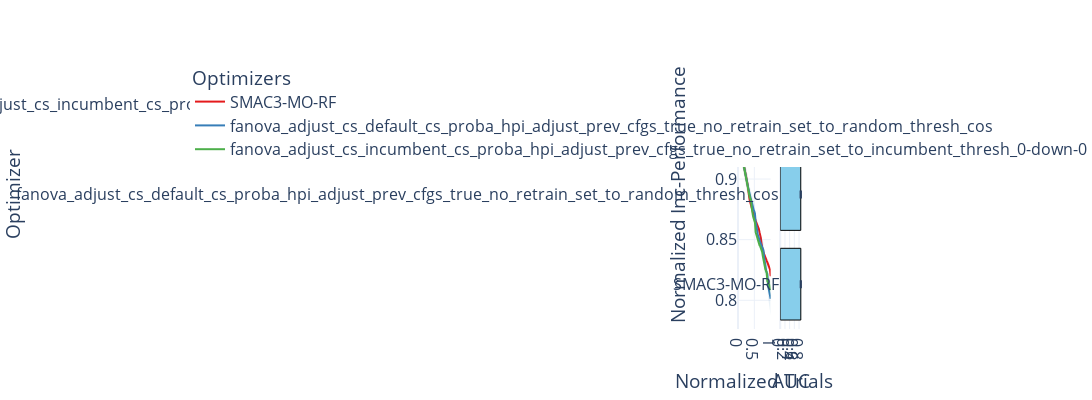

Notebook code for this chart:
### Markdown cell above
# Final Perfromance

### Code cell
# plot best fanova vs best hypershap vs ParEGO
df_smac = df[df['optimizer_id']=='SMAC3-MO-RF']
best_final = merge[merge['final_perf_mean'] == merge['final_perf_mean'].min()]['optimizer_id'].values[0]
fanova_final = df[df['optimizer_id']==best_final]
# fanova_final['optimizer_id'] = 'fANOVA-ParEGO-final'
best_auc = merge[merge['auc_mean'] == merge['auc_mean'].min()]['optimizer_id'].values[0]
fanova_auc = df[df['optimizer_id']==best_auc]
# fanova_auc['optimizer_id'] = 'fANOVA-ParEGO-auc'
# hypershap_final = perf_all[perf_all['optimizer_id']=='hypershap_adjust_cs_random_adjust_prev_cfgs_set_to_random_thresh_0.75']
# hypershap_final['optimizer_id'] = 'HyperSHAP-ParEGO-final'
# hypershap_auc = perf_all[perf_all['optimizer_id']=='hypershap_adjust_cs_default_constant_adjust_prev_cfgs_set_to_incumbent_dynamic_decay_down']
# hypershap_auc['optimizer_id'] = 'HyperSHAP-ParEGO'
df_plot = pd.concat([df_smac, fanova_auc, fanova_final], ignore_index=True)
# df_plot['optimizer_id'] = df_plot['optimizer_id'].replace({'fanova_adjust_cs_incumbent_adjust_prev_cfgs_true_no_retrain_set_to_random_thresh_0-075-0':'1'})
# df_plot['optimizer_id'] = df_plot['optimizer_id'].replace({'fanova_adjust_cs_incumbent_cs_proba_hpi_adjust_prev_cfgs_true_no_retrain_set_to_incumbent_thresh_0-up-0':'2'})
plot_one_thing('optimizer_id', df_plot=df_plot)
